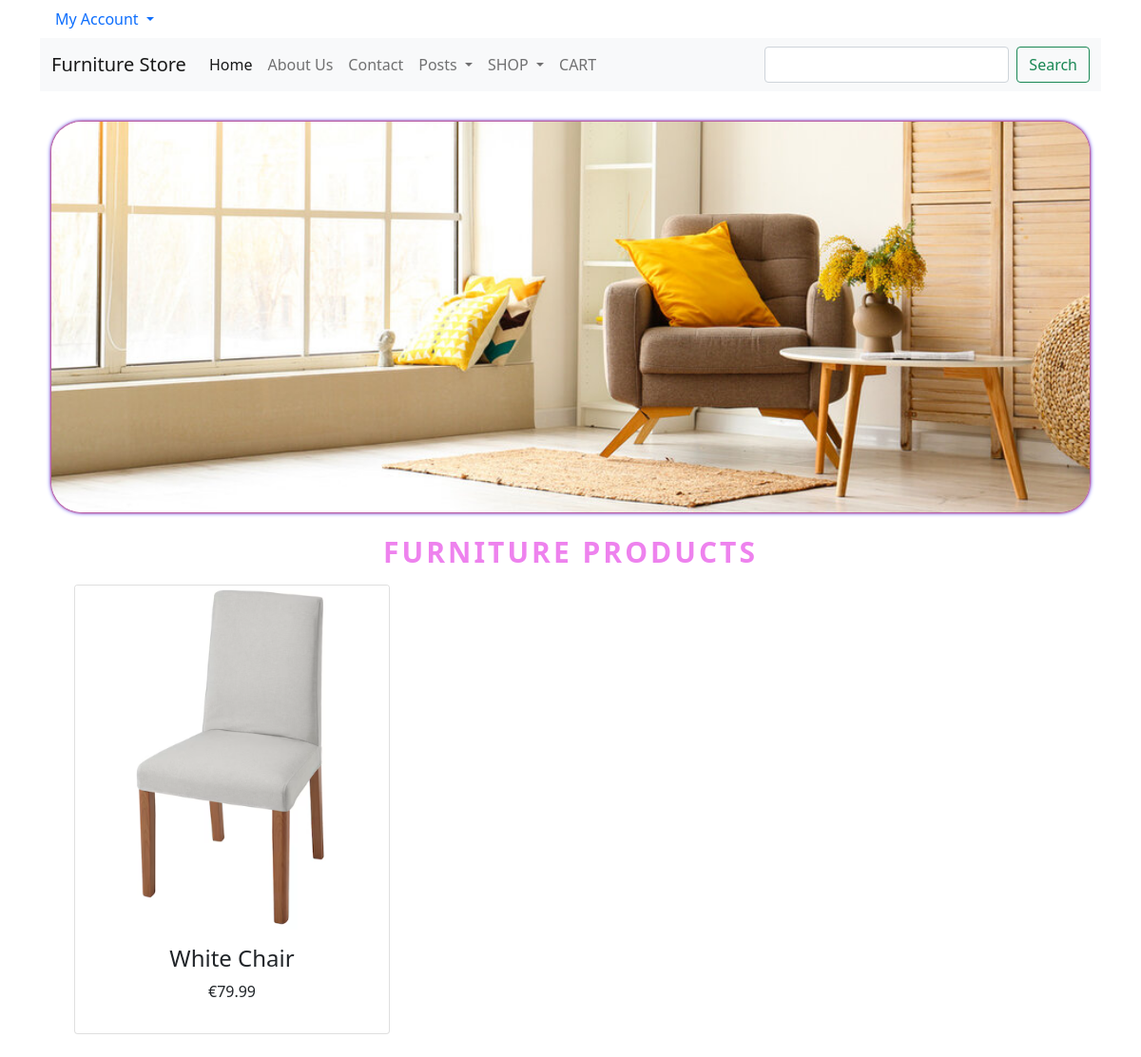
The app's page /, older data.
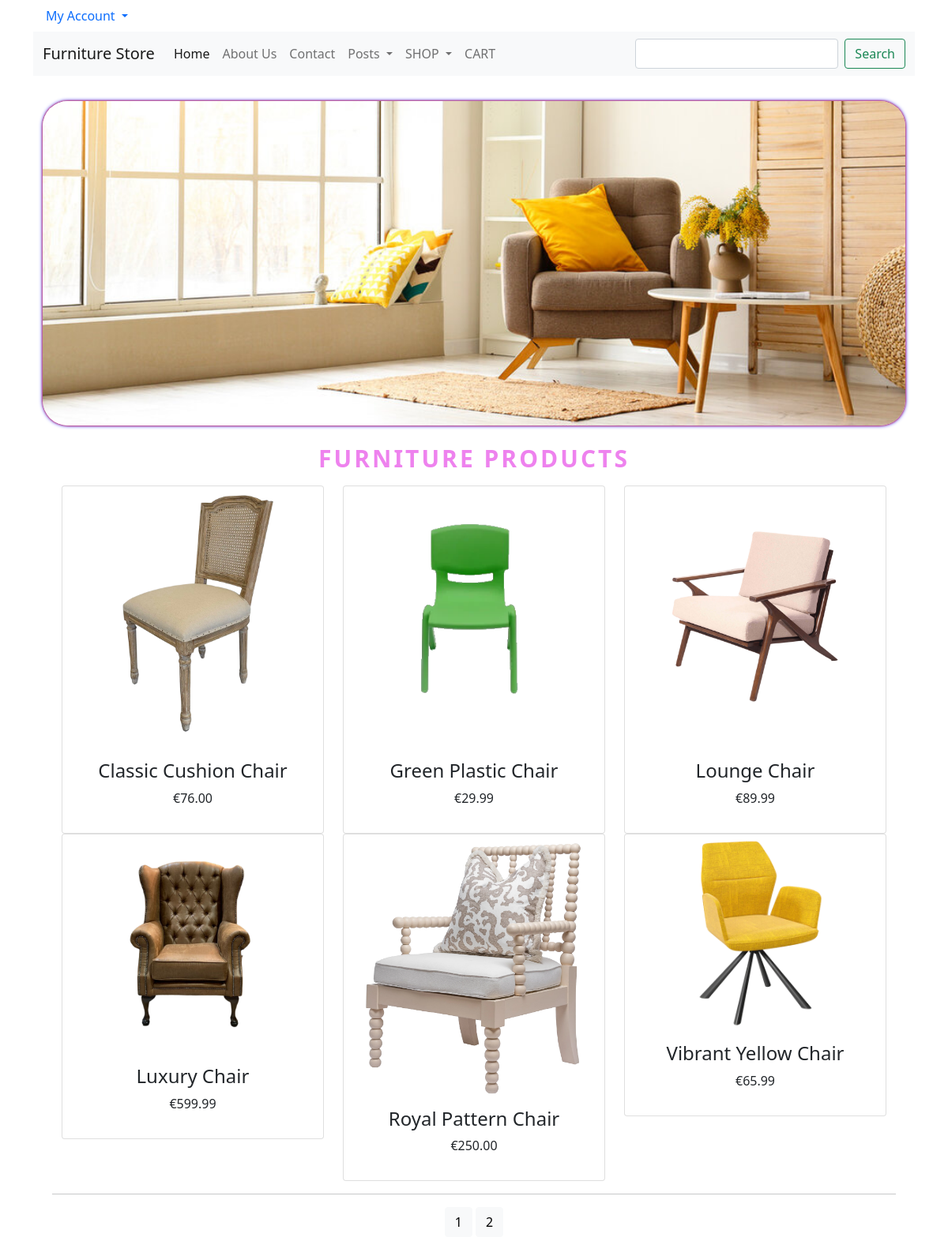
The same page, newer data.
### shop/models.py (models this page shows, shortened)
class Product(models.Model):
    id = models.UUIDField(
        primary_key=True,
        default=uuid.uuid4,
        editable=False)
    name = models.CharField(max_length=250, unique=True)
    description = models.TextField(blank = True)
    category = models.ForeignKey(Category, on_delete=models.CASCADE)
    price = models.DecimalField(max_digits=10, decimal_places=2)
    image = models.ImageField(upload_to = 'product', blank=True)
    stock = models.IntegerField()
    available = models.BooleanField(default=True)
    created = models.DateTimeField(auto_now_add=True, blank = True, null= True)
    updated = models.DateTimeField(auto_now=True, blank = True, null= True)
    class Meta:
        ordering = ('name',)
        verbose_name = 'product'
        verbose_name_plural = 'products'
    def get_absolute_url(self):
        return reverse('product_detail', args=[self.category.id, self.id])

### shop/views.py (the view)
# urls.py: path('', views.prod_list, name='all_products'),
def prod_list(request, category_id=None):
    category = None
    products = Product.objects.filter(available=True)
    if category_id:
        category = get_object_or_404(Category, id=category_id)
        products = Product.objects.filter(category=category, available=True)
    paginator = Paginator(products, 6)
    try:
        page = int(request.GET.get('page', 1))
    except:
        page = 1
    try:
        products = paginator.page(page)
    except (EmptyPage, InvalidPage):
        products = paginator.page(paginator.num_pages)
    return render(request, 'category.html', {'category': category, 'prods': products})

### cart/context_processors.py (called while the page is built)
def counter(request):
    item_count = 0
    if 'admin' in request.path:
        return {}
    else:
        try:
            cart = Cart.objects.filter(cart_id=_cart_id(request))
            cart_items = CartItem.objects.all().filter(cart=cart[:1])
            for cart_item in cart_items:
                item_count += cart_item.quantity
        except Cart.DoesNotExist:
            item_count = 0
    return {'item_count':item_count}

### cart/views.py (called while the page is built)
def _cart_id(request):
    cart = request.session.session_key
    if not cart:
        cart = request.session.create()
    return cart

### shop/context_processors.py (called while the page is built)
def menu_links(request):
    links = Category.objects.all()
    return {'links':links}

### shop/models.py (called while the page is built)
    def get_absolute_url(self):
        return reverse('products_by_category', args=[self.id])

### templates/category.html (shortened to what this page needs)
{% extends "base.html" %}
{% load static %}
{% block content %}
 <div class="mx-auto">
 {% if category %}
 <img class="card_img " src="{{category.image.url}}" alt="{{category.name}}">
 </div>
 <br>
 <div>
 <h1 class="text-center cat_title">{{category.name}}</h1>
 <p class="test-justify">{{category.description}}</p>
 </div>
 {% else %}
 <a href=" {% url 'all_products' %} "><img class="banner_img cat_image " src="{% static 'images/banner.jpg' %}" alt="Our Products Collection"></a>
 </div>
 <br>
 <div>
 <h1 class="text-center cat_title">Furniture Products</h1>
 </div>
 {% endif %}
 <div class="container">
<div class="row mx-auto">
{% for product in prods %}
<div class="my_bottom_margin col-9 col-lg-4 col-sm-12 col-md-4">
<div class="card text-center" style="min-width:18rem;">
<a class ="img" href="{{product.get_absolute_url}}"><img class="card-img-top my_image"src="{{product.image.url}}" alt="{{product.name}}"></a>
<div class="card-box card-body">
 <h4>{{product.name}}</h4>
 <p>€{{product.price}}</p>
 </div>
 </div>
 </div>
 {% endfor %}
 </div>
 <div class="mx-auto">
    {% if prods.paginator.num_pages > 1 %}
    <hr>
    <div class=" text-center">
    {% for pg in prods.paginator.page_range %}
    <a href="?page={{pg}}" class=" btn btn-light  btn-sm{%
    if products.number == pg %}active{% endif
    %}">{{pg}}</a>
    {% endfor %}
    </div>
    {% endif %}
    </div>
 <br>
 </div>
{% endblock %}

### templates/base.html (shortened to what this page needs)
{% load static %}
<!DOCTYPE html>
<html lang="en">
<head>
    <link rel = "stylesheet" type="text/css" href="{% static 'css/base.css' %}">
    <link href="https://cdn.jsdelivr.net/npm/bootstrap@5.0.2/dist/css/bootstrap.min.css" rel="stylesheet">
    <link rel="stylesheet" href="https://use.fontawesome.com/releases/v5.15.1/css/all.css"
crossorigin="anonymous">
  </head>
<body>
    <div class="container">
    <a class="nav-link dropdown-toggle" href="#" id="navbarDropdown" role="button" data-bs-toggle="dropdown" aria-expanded="false">
        My Account
      </a>
    <nav class="navbar navbar-expand-lg navbar-light bg-light">
        <div class="container-fluid">
          <a class="navbar-brand" href="{% url 'all_products' %}">Furniture Store</a>
          <div class="collapse navbar-collapse" id="navbarSupportedContent">
            <ul class="navbar-nav me-auto mb-2 mb-lg-0">
              <li class="nav-item">
                <a class="nav-link active" aria-current="page" href="{% url 'all_products' %}">Home</a>
              </li>
                <li class="nav-item">
                <a class="nav-link" href="{% url 'about' %}">About Us</a>
              </li>
              <li class="nav-item">
                <a class="nav-link" href="{% url 'contact' %}">Contact</a>
              </li>
              <li class="nav-item dropdown">
                <a class="nav-link dropdown-toggle" href="#" id="navbarDropdown" role="button" data-bs-toggle="dropdown" aria-expanded="false">
                  Posts
                </a>
              </li>
              <li class="nav-item dropdown">
                <a class="nav-link dropdown-toggle" href="#" id="navbarDropdown" role="button" data-bs-toggle="dropdown" aria-expanded="false">
                  SHOP
                </a>
              </li>
              <li class="nav-item">
                <a class="nav-link" href="{% url 'cart:cart_detail' %}">CART</a>
              </li>
            </ul>
            <form class="d-flex" action="{% url 'searchResult' %}" method = "get">
              <input name= "q" class="form-control me-2" type="search" aria-label="Search">
              <button class="btn btn-outline-success" type="submit">Search</button>
            </form>
          </div>
        </div>
      </nav>
      <div class="container">
    {% block content %}
    {% endblock content %}
      </div>
</body>
</html>

### static/css/base.css (style rules this page uses)
h1, a, header { color: violet; }
body { font-family: 'Source Sans Pro', sans-serif; font-size: 18px; }
.cat_image { width: 100%; height: auto; margin-top: 2em; border-radius: 2em; box-shadow: 0 0 3px #FF0000, 0 0 5px #0000FF; }
.cat_title { letter-spacing: .1em; font-size: 30px; font-weight: bold; text-transform: uppercase; }
.banner_img { box-shadow: 0 0 3px #FF0000, 0 0 5px #0000FF; }

Row changes from the older to the newer data that the page shows:
no longer on this page (row unchanged): Product: image (picture), name "White Chair", price "79.99"
added Product: image (picture), name "Classic Cushion Chair", price "76.00"
added Product: image (picture), name "Green Plastic Chair", price "29.99"
added Product: image (picture), name "Lounge Chair", price "89.99"
added Product: image (picture), name "Luxury Chair", price "599.99"
added Product: image (picture), name "Royal Pattern Chair", price "250.00"
added Product: image (picture), name "Vibrant Yellow Chair", price "65.99"
Text that changed along with them:
new list line: "1"
new list line: "2"
